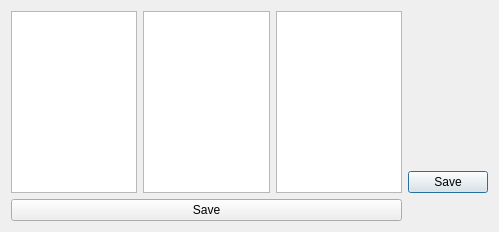
<?xml version="1.0" encoding="UTF-8"?>
<ui version="4.0">
 <class>DialogDate</class>
 <widget class="QDialog" name="DialogDate">
  <property name="geometry">
   <rect>
    <x>0</x>
    <y>0</y>
    <width>499</width>
    <height>232</height>
   </rect>
  </property>
  <property name="windowTitle">
   <string>Dialog</string>
  </property>
  <layout class="QGridLayout" name="gridLayout">
   <item row="0" column="0" rowspan="2" colspan="2">
    <widget class="QWidget" name="widget" native="true">
     <layout class="QHBoxLayout" name="horizontalLayout">
      <property name="spacing">
       <number>6</number>
      </property>
      <property name="margin">
       <number>0</number>
      </property>
      <item>
       <widget class="QListWidget" name="listWidget_day"/>
      </item>
      <item>
       <widget class="QListWidget" name="listWidget_month"/>
      </item>
      <item>
       <widget class="QListWidget" name="listWidget_year"/>
      </item>
     </layout>
    </widget>
   </item>
   <item row="1" column="2">
    <widget class="QDialogButtonBox" name="buttonBox">
     <property name="sizePolicy">
      <sizepolicy hsizetype="Fixed" vsizetype="Fixed">
       <horstretch>0</horstretch>
       <verstretch>0</verstretch>
      </sizepolicy>
     </property>
     <property name="standardButtons">
      <set>QDialogButtonBox::Save</set>
     </property>
    </widget>
   </item>
   <item row="2" column="0" colspan="2">
    <widget class="QDialogButtonBox" name="buttonBox_2">
     <property name="sizePolicy">
      <sizepolicy hsizetype="Expanding" vsizetype="Fixed">
       <horstretch>0</horstretch>
       <verstretch>0</verstretch>
      </sizepolicy>
     </property>
     <property name="orientation">
      <enum>Qt::Vertical</enum>
     </property>
     <property name="standardButtons">
      <set>QDialogButtonBox::Save</set>
     </property>
    </widget>
   </item>
  </layout>
 </widget>
 <resources/>
 <connections/>
</ui>
